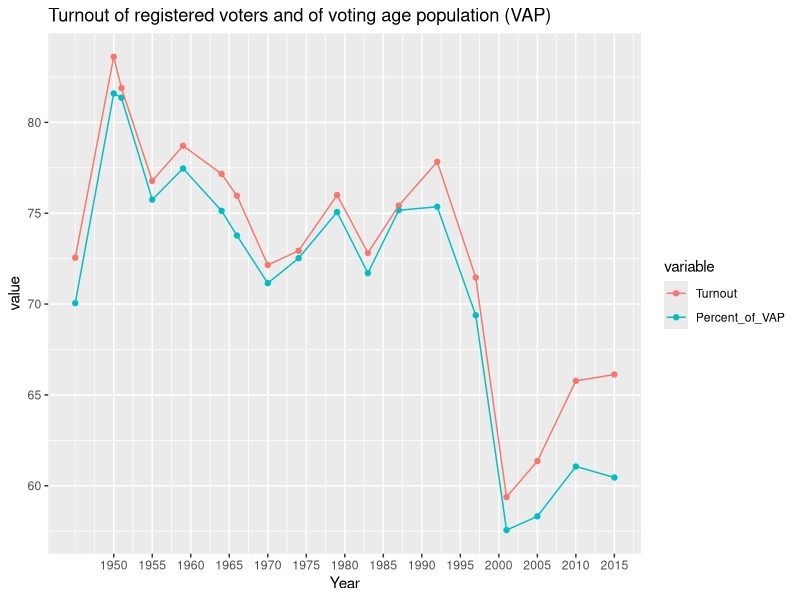
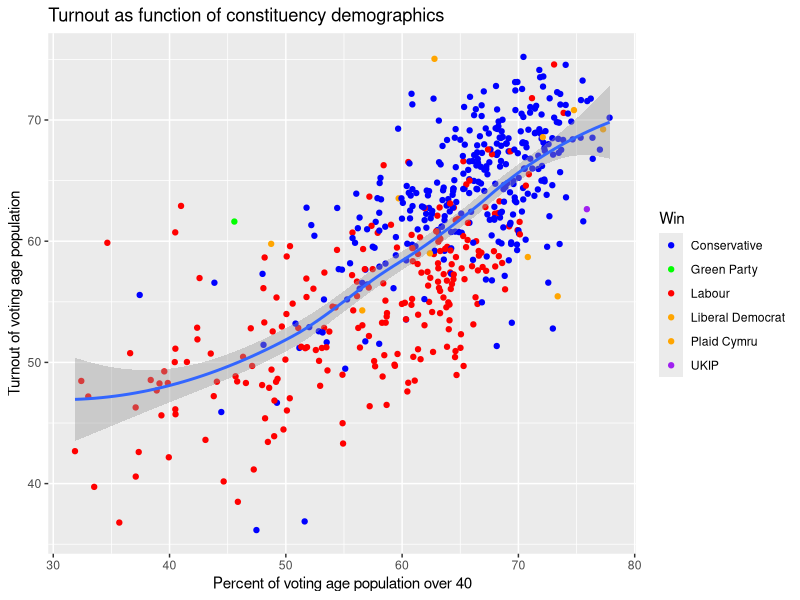
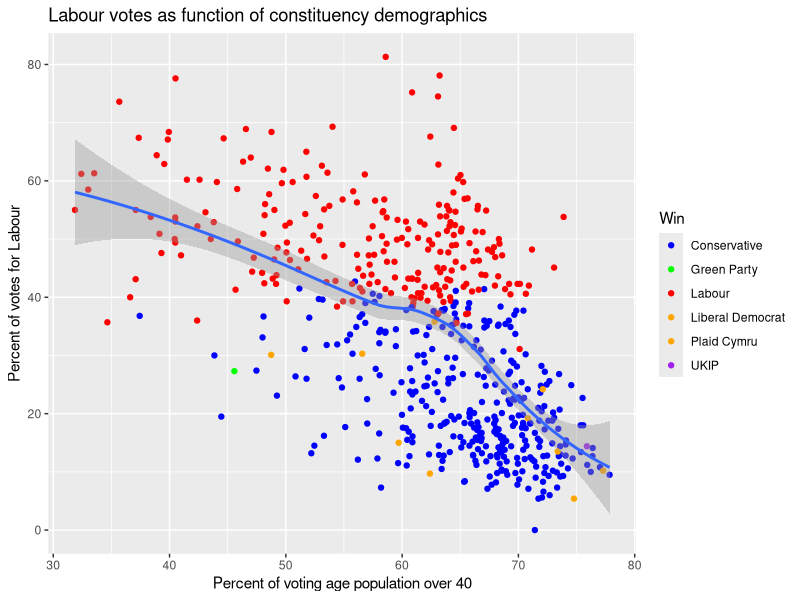
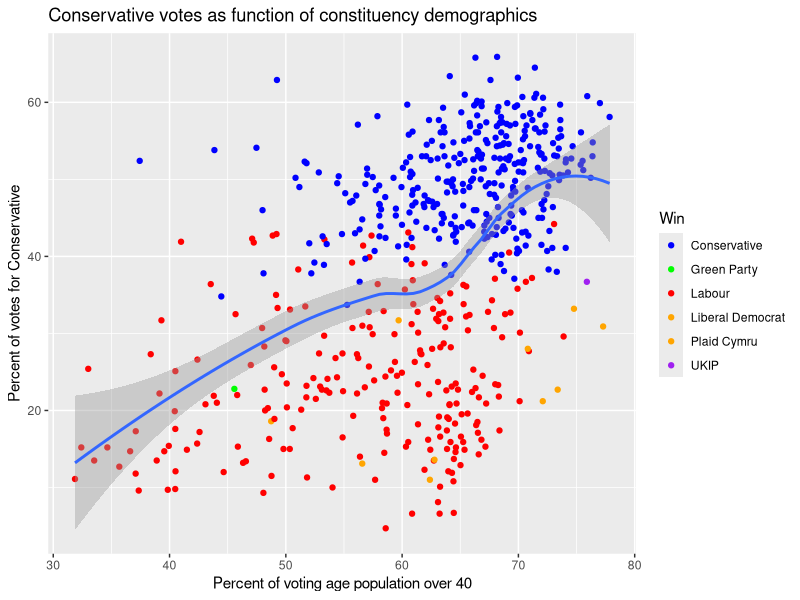
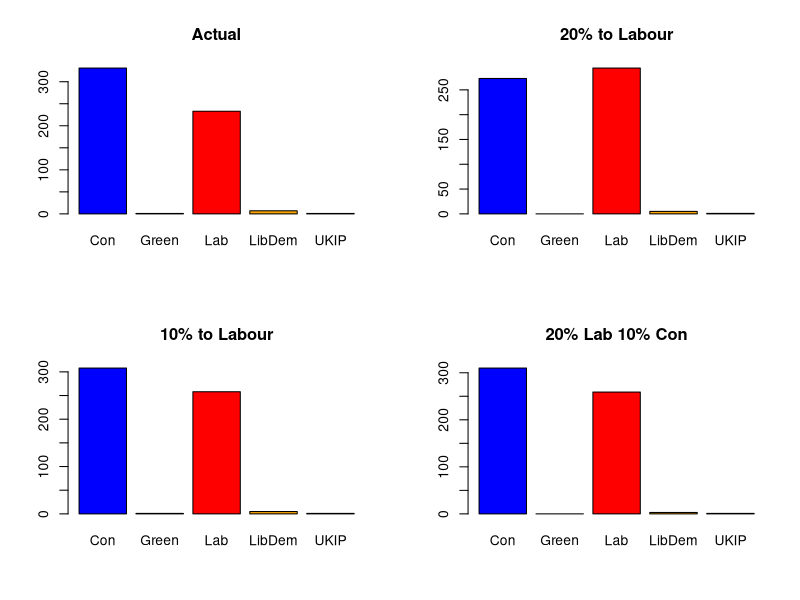

Source code (R) for these figures, in order:
## ---- chunk 1
library(ggplot2)
library(reshape)
turnout<-read.csv("data/turnout.csv",head=T)
turnout$Turnout<-100*turnout$Votes/turnout$Registered
turnout$Percent_of_VAP<-100*turnout$Votes/turnout$VAP
d<-melt(turnout,id="Year",m=c("Turnout","Percent_of_VAP"))
g0<-ggplot(d,aes(x=Year,y=value,colour=variable))
g0+geom_point()+geom_line()+scale_x_continuous(breaks=seq(1950, 2015, 5))+labs(title="Turnout of registered voters and of voting age population (VAP)")
## ---- chunk 2
combined<-read.csv("data/combined.csv")
library(ggplot2)
g0<-ggplot(combined,aes(y=total_votes/total_voters*100,x=p_older*100))
g1<-g0+geom_point(aes(colour=Win))+ ylab("Turnout of voting age population")+ xlab("Percent of voting age population over 40") + scale_colour_manual(  values = c("blue","green","red","orange","orange","purple"))+geom_smooth()
g1 +labs(title="Turnout as function of constituency demographics")
## ---- chunk 3

g0<-ggplot(combined,aes(y=Lab_p,x=p_older*100))
g0+geom_point(aes(color=Win))+geom_smooth()+ ylab("Percent of votes for Labour")+ xlab("Percent of voting age population over 40") +labs(title="Labour votes as function of constituency demographics") + scale_colour_manual(  values = c("blue","green","red","orange","orange","purple"))

## ---- chunk 4

g0<-ggplot(combined,aes(y=Con_p,x=p_older*100))
g0+geom_point(aes(color=Win))+geom_smooth()+ ylab("Percent of votes for Conservative")+ xlab("Percent of voting age population over 40")+labs(title="Conservative votes as function of constituency demographics") + scale_colour_manual(  values = c("blue","green","red","orange","orange","purple"))

## ---- chunk 5
votes<-combined[,c(1,3,4,5,6,9)]

make_table<-function(votes)
  {
a<-melt(votes,id=1)
a<-a[order(a$id),]
a$rn<-unlist(tapply(-a$value,a$id,rank))
a<-a[a$rn==1,]
table(a$variable)
  }

current<-make_table(votes)
votes2<-votes
votes2$Lab<-votes2$Lab+(0.1*combined$under40)
tenpercent<-(make_table(votes2))
votes2<-votes
votes2$Lab<-votes2$Lab+(0.2*combined$under40)
twentypercent<-make_table(votes2)

votes2<-votes
votes2$Lab<-votes2$Lab+(0.2*combined$under40)
votes2$Con<-votes2$Con+(0.1*combined$under40)
both<-make_table(votes2)

par(mfcol=c(2,2))
barplot(current,col=c("blue","green","red","orange","purple"),main="Actual")
barplot(tenpercent,col=c("blue","green","red","orange","purple"),main="10% to Labour")
barplot(twentypercent,col=c("blue","green","red","orange","purple"),main="20% to Labour")
barplot(both,col=c("blue","green","red","orange","purple"),main="20% Lab 10% Con")

rbind(current,tenpercent,twentypercent,both)
